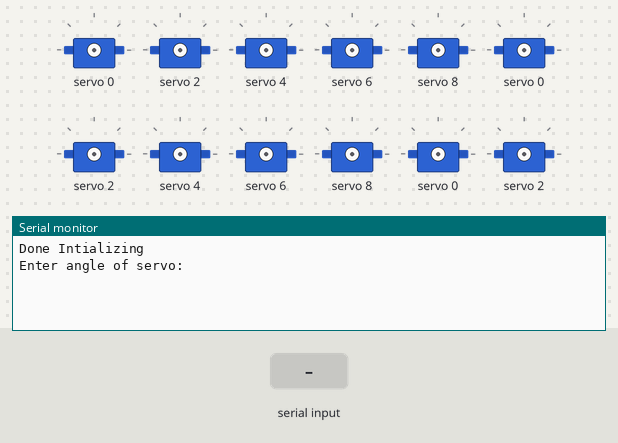
Recording of a sketch running on a simulated Arduino Uno, built with avr-gcc and run on an emulated ATmega328P. On the bench: 12 × servo, the last lines printed to the serial monitor. Inputs (shaded band) come from the test bench.

Above: at 1.2 s.
1.3 s: "90,45\n" received over Serial
At 3.3 s:
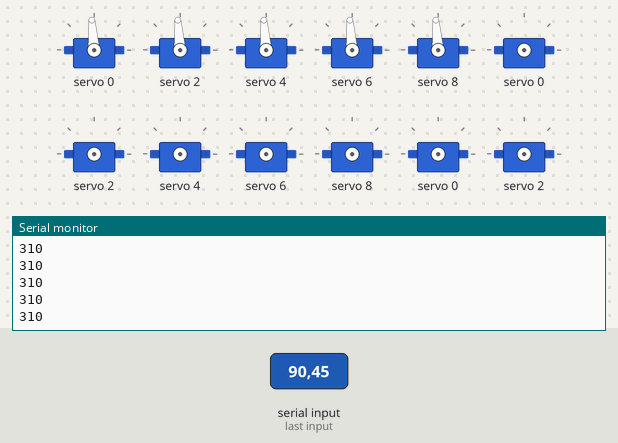
3.8 s: "30,150\n" received over Serial
At 5.2 s:
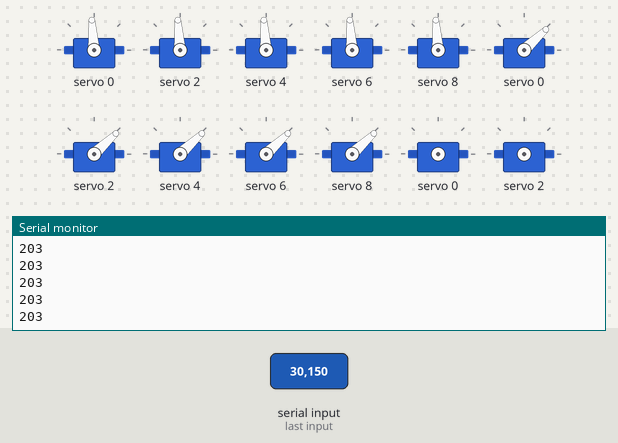
6.3 s: "5\n" received over Serial
At 8.3 s:
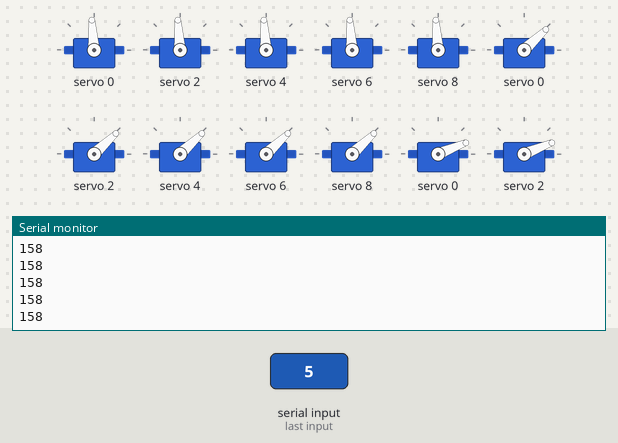
Timing chart, 0 to 9.8 s (numbered marks = the images above; inputs shaded):
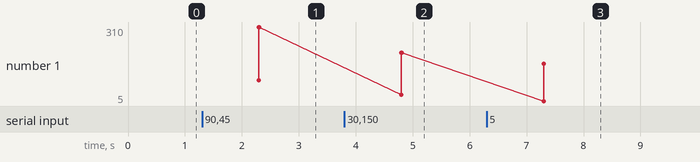

The sketch:

Exercise.ino
```cpp
/**
 *  DO NOT RUN THIS PROGRAM USING A WEAK VOLTAGE SUPPLY FOR SERVO MOTORS
 */

#include <Adafruit_PWMServoDriver.h>

Adafruit_PWMServoDriver pwmServoDriver = Adafruit_PWMServoDriver(0x40);

#define PIN_PWM_SERVO1 0
#define PIN_PWM_SERVO2 2
#define PIN_PWM_SERVO3 4
#define PIN_PWM_SERVO4 6
#define PIN_PWM_SERVO5 8

#define DELAY_TIME 15

void setup()
{
    Serial.begin(115200);

    pwmServoDriver.begin();
    pwmServoDriver.setPWMFreq(50);

    Serial.println("Done Intializing");
    Serial.println("Enter angle of servo: ");
}

void loop()
{
    while (!Serial.available())
        ; // Wait for input from Serial

    String str_angle = Serial.readString();
    int servoAngle = str_angle.toInt();

    Serial.println(servoAngle);

    setPwmSevoDriveServoAngle(pwmServoDriver, PIN_PWM_SERVO1, servoAngle);
    setPwmSevoDriveServoAngle(pwmServoDriver, PIN_PWM_SERVO2, servoAngle);
    setPwmSevoDriveServoAngle(pwmServoDriver, PIN_PWM_SERVO3, servoAngle);
    setPwmSevoDriveServoAngle(pwmServoDriver, PIN_PWM_SERVO4, servoAngle);
    setPwmSevoDriveServoAngle(pwmServoDriver, PIN_PWM_SERVO5, servoAngle);

    delay(DELAY_TIME);
}

void setPwmSevoDriveServoAngle(Adafruit_PWMServoDriver _pwmServoDriver, int _pinServo, float _angle)
{
    const int COUNTER_WIDTH_MIN = 150; // 0 angle
    const int COUNTER_WIDTH_MAX = 470; // 180 angle

    if (_angle < 0)
        _angle = 0;
    else if (_angle > 180)
        _angle = 180;

    int pulseWidth = map(_angle, 0, 180, COUNTER_WIDTH_MIN, COUNTER_WIDTH_MAX);

    Serial.println(pulseWidth);

    _pwmServoDriver.setPWM(_pinServo, 0, pulseWidth);
}
```

Measured:
- after the input at 1.3 s, the serial monitor: prints a new line after 1.0 s (image 1)
- after the input at 3.8 s, the serial monitor: prints a new line after 1.0 s (image 2)
- after the input at 6.3 s, the serial monitor: prints a new line after 1.0 s (image 3)
- plotted number 1: 310 → 203 after the input at 3.8 s, 203 → 158 after the input at 6.3 s
